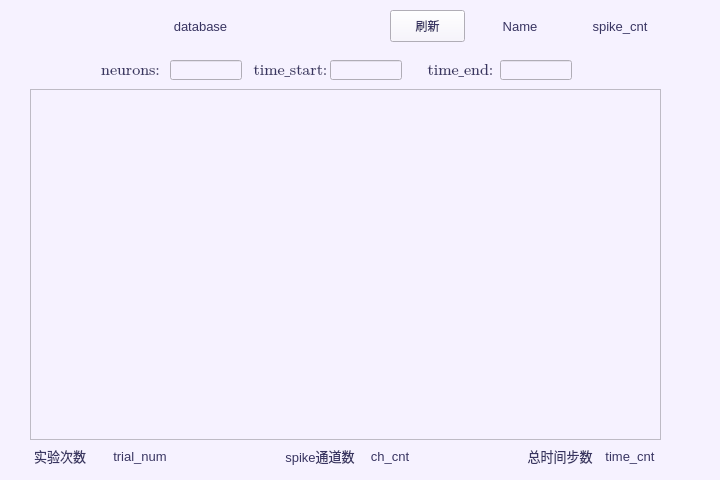
<?xml version="1.0" encoding="UTF-8"?>
<ui version="4.0">
 <class>MainWindow</class>
 <widget class="QMainWindow" name="MainWindow">
  <property name="geometry">
   <rect>
    <x>0</x>
    <y>0</y>
    <width>720</width>
    <height>480</height>
   </rect>
  </property>
  <property name="windowTitle">
   <string>MainWindow</string>
  </property>
  <property name="styleSheet">
   <string notr="true">color: rgb(57, 53, 98);
background-color: rgb(246, 242, 255);</string>
  </property>
  <widget class="QWidget" name="centralwidget">
   <widget class="QLabel" name="label_2">
    <property name="geometry">
     <rect>
      <x>90</x>
      <y>60</y>
      <width>81</width>
      <height>20</height>
     </rect>
    </property>
    <property name="font">
     <font>
      <family>Cambria Math</family>
      <pointsize>12</pointsize>
     </font>
    </property>
    <property name="text">
     <string>neurons:</string>
    </property>
    <property name="alignment">
     <set>Qt::AlignCenter</set>
    </property>
   </widget>
   <widget class="QLineEdit" name="lineEdit_2">
    <property name="geometry">
     <rect>
      <x>170</x>
      <y>60</y>
      <width>72</width>
      <height>20</height>
     </rect>
    </property>
    <property name="font">
     <font>
      <family>Cambria Math</family>
      <pointsize>11</pointsize>
     </font>
    </property>
    <property name="text">
     <string/>
    </property>
   </widget>
   <widget class="QLabel" name="label_5">
    <property name="geometry">
     <rect>
      <x>110</x>
      <y>440</y>
      <width>60</width>
      <height>32</height>
     </rect>
    </property>
    <property name="font">
     <font>
      <pointsize>10</pointsize>
     </font>
    </property>
    <property name="text">
     <string>trial_num</string>
    </property>
    <property name="alignment">
     <set>Qt::AlignCenter</set>
    </property>
   </widget>
   <widget class="QTableWidget" name="tableWidget">
    <property name="geometry">
     <rect>
      <x>30</x>
      <y>89</y>
      <width>631</width>
      <height>351</height>
     </rect>
    </property>
    <property name="font">
     <font>
      <family>Cambria</family>
      <pointsize>10</pointsize>
     </font>
    </property>
    <attribute name="horizontalHeaderDefaultSectionSize">
     <number>50</number>
    </attribute>
    <attribute name="verticalHeaderDefaultSectionSize">
     <number>30</number>
    </attribute>
   </widget>
   <widget class="QLabel" name="label_3">
    <property name="geometry">
     <rect>
      <x>250</x>
      <y>60</y>
      <width>81</width>
      <height>20</height>
     </rect>
    </property>
    <property name="font">
     <font>
      <family>Cambria Math</family>
      <pointsize>12</pointsize>
     </font>
    </property>
    <property name="text">
     <string>time_start:</string>
    </property>
    <property name="alignment">
     <set>Qt::AlignCenter</set>
    </property>
   </widget>
   <widget class="QLineEdit" name="lineEdit_3">
    <property name="geometry">
     <rect>
      <x>330</x>
      <y>60</y>
      <width>72</width>
      <height>20</height>
     </rect>
    </property>
    <property name="font">
     <font>
      <family>Cambria Math</family>
      <pointsize>11</pointsize>
     </font>
    </property>
    <property name="text">
     <string/>
    </property>
   </widget>
   <widget class="QLabel" name="label_6">
    <property name="geometry">
     <rect>
      <x>280</x>
      <y>440</y>
      <width>80</width>
      <height>32</height>
     </rect>
    </property>
    <property name="font">
     <font>
      <pointsize>10</pointsize>
     </font>
    </property>
    <property name="text">
     <string>spike通道数</string>
    </property>
    <property name="alignment">
     <set>Qt::AlignCenter</set>
    </property>
   </widget>
   <widget class="QLabel" name="label_10">
    <property name="geometry">
     <rect>
      <x>480</x>
      <y>10</y>
      <width>80</width>
      <height>32</height>
     </rect>
    </property>
    <property name="font">
     <font>
      <pointsize>10</pointsize>
     </font>
    </property>
    <property name="text">
     <string>Name</string>
    </property>
    <property name="alignment">
     <set>Qt::AlignCenter</set>
    </property>
   </widget>
   <widget class="QLabel" name="label_13">
    <property name="geometry">
     <rect>
      <x>420</x>
      <y>60</y>
      <width>81</width>
      <height>20</height>
     </rect>
    </property>
    <property name="font">
     <font>
      <family>Cambria Math</family>
      <pointsize>12</pointsize>
     </font>
    </property>
    <property name="text">
     <string>time_end:</string>
    </property>
    <property name="alignment">
     <set>Qt::AlignCenter</set>
    </property>
   </widget>
   <widget class="QLabel" name="label_8">
    <property name="geometry">
     <rect>
      <x>520</x>
      <y>440</y>
      <width>80</width>
      <height>32</height>
     </rect>
    </property>
    <property name="font">
     <font>
      <pointsize>10</pointsize>
     </font>
    </property>
    <property name="text">
     <string>总时间步数</string>
    </property>
    <property name="alignment">
     <set>Qt::AlignCenter</set>
    </property>
   </widget>
   <widget class="QPushButton" name="pushButton">
    <property name="geometry">
     <rect>
      <x>390</x>
      <y>10</y>
      <width>75</width>
      <height>32</height>
     </rect>
    </property>
    <property name="text">
     <string>刷新</string>
    </property>
   </widget>
   <widget class="QLabel" name="label_7">
    <property name="geometry">
     <rect>
      <x>360</x>
      <y>440</y>
      <width>60</width>
      <height>32</height>
     </rect>
    </property>
    <property name="font">
     <font>
      <pointsize>10</pointsize>
     </font>
    </property>
    <property name="text">
     <string>ch_cnt</string>
    </property>
    <property name="alignment">
     <set>Qt::AlignCenter</set>
    </property>
   </widget>
   <widget class="QLineEdit" name="lineEdit_4">
    <property name="geometry">
     <rect>
      <x>500</x>
      <y>60</y>
      <width>72</width>
      <height>20</height>
     </rect>
    </property>
    <property name="font">
     <font>
      <family>Cambria Math</family>
      <pointsize>11</pointsize>
     </font>
    </property>
    <property name="text">
     <string/>
    </property>
   </widget>
   <widget class="QLabel" name="label_4">
    <property name="geometry">
     <rect>
      <x>30</x>
      <y>440</y>
      <width>60</width>
      <height>32</height>
     </rect>
    </property>
    <property name="font">
     <font>
      <pointsize>10</pointsize>
     </font>
    </property>
    <property name="text">
     <string>实验次数</string>
    </property>
    <property name="alignment">
     <set>Qt::AlignCenter</set>
    </property>
   </widget>
   <widget class="QLabel" name="label_9">
    <property name="geometry">
     <rect>
      <x>600</x>
      <y>440</y>
      <width>60</width>
      <height>32</height>
     </rect>
    </property>
    <property name="font">
     <font>
      <pointsize>10</pointsize>
     </font>
    </property>
    <property name="text">
     <string>time_cnt</string>
    </property>
    <property name="alignment">
     <set>Qt::AlignCenter</set>
    </property>
   </widget>
   <widget class="QLabel" name="label_12">
    <property name="geometry">
     <rect>
      <x>30</x>
      <y>10</y>
      <width>341</width>
      <height>32</height>
     </rect>
    </property>
    <property name="font">
     <font>
      <pointsize>10</pointsize>
     </font>
    </property>
    <property name="text">
     <string>database</string>
    </property>
    <property name="alignment">
     <set>Qt::AlignCenter</set>
    </property>
   </widget>
   <widget class="QLabel" name="label_11">
    <property name="geometry">
     <rect>
      <x>580</x>
      <y>10</y>
      <width>80</width>
      <height>32</height>
     </rect>
    </property>
    <property name="font">
     <font>
      <pointsize>10</pointsize>
     </font>
    </property>
    <property name="text">
     <string>spike_cnt</string>
    </property>
    <property name="alignment">
     <set>Qt::AlignCenter</set>
    </property>
   </widget>
  </widget>
 </widget>
 <resources/>
 <connections/>
</ui>
